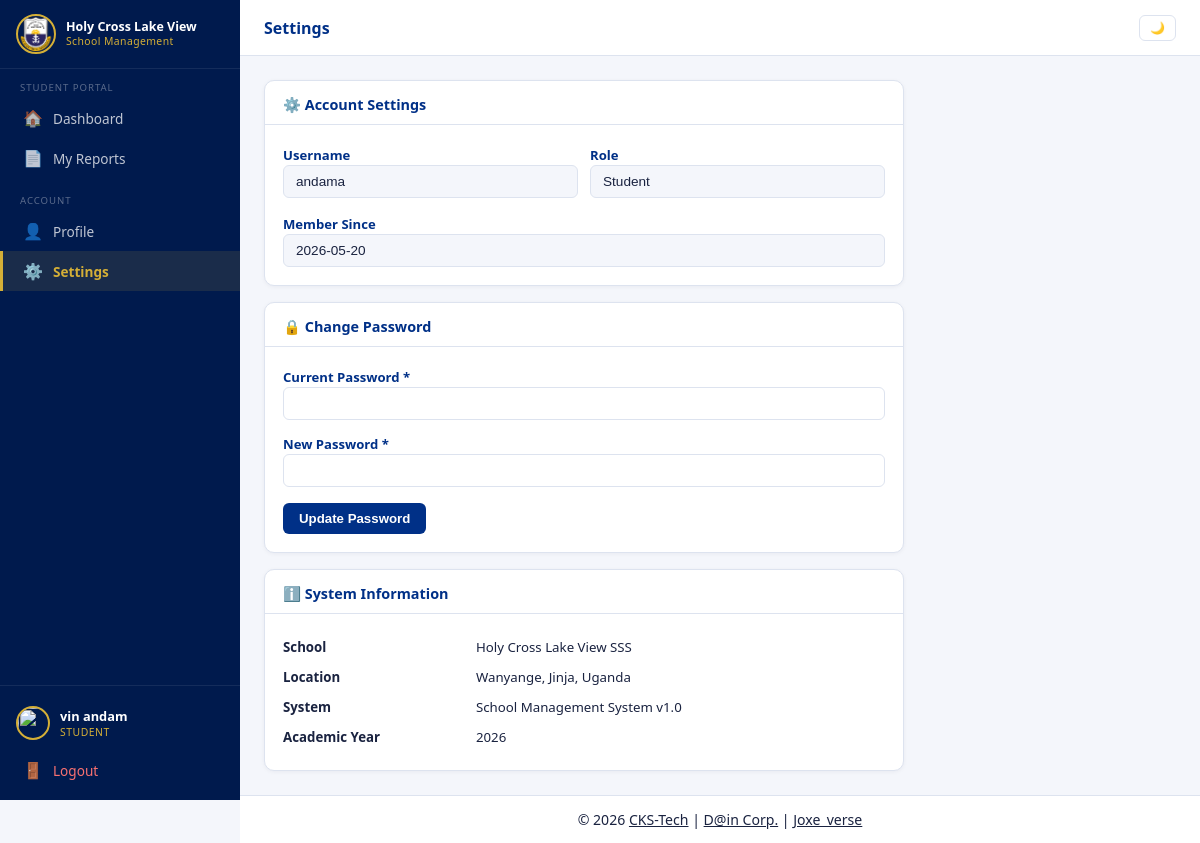
The page /settings (signed in) on the database its author committed.
### tables this page shows
CREATE TABLE users (
            id          INTEGER PRIMARY KEY AUTOINCREMENT,
            username    TEXT UNIQUE NOT NULL,
            password    TEXT NOT NULL,
            role        TEXT NOT NULL,
            full_name   TEXT NOT NULL,
            email       TEXT DEFAULT '',
            phone       TEXT DEFAULT '',
            profile_pic TEXT DEFAULT 'default.png',
            permissions TEXT DEFAULT '{}',
            created_at  TIMESTAMP DEFAULT CURRENT_TIMESTAMP
        , first_name TEXT DEFAULT '', last_name TEXT DEFAULT '', other_names TEXT DEFAULT '');

### app.py (the view)
@app.route('/settings')
@login_required
def settings():
    conn = get_db()
    user = conn.execute("SELECT * FROM users WHERE id=?", (session['user_id'],)).fetchone()
    conn.close()
    return render_template('shared/settings.html', user=user)

### app.py (called while the page is built)
def get_db():
    conn = sqlite3.connect(DATABASE)
    conn.row_factory = sqlite3.Row
    conn.execute("PRAGMA foreign_keys = ON")
    return conn

def login_required(f):
    @wraps(f)
    def deco(*a, **kw):
        if 'user_id' not in session:
            return redirect(url_for('login'))
        return f(*a, **kw)
    return deco

@app.context_processor
def inject_globals():
    return {
        'current_year': datetime.now().year,
        'school_name':  'Holy Cross Lake View SSS',
        'houses':       HOUSES,
    }

### templates/shared/settings.html (shortened to what this page needs)
{% extends "base.html" %}
{% block page_title %}Settings{% endblock %}
{% block content %}
<div style="max-width:640px">
  <div class="card mb-3">
    <div class="card-header"><span class="card-header-title">⚙️ Account Settings</span></div>
    <div class="card-body">
      <div style="display:grid;grid-template-columns:1fr 1fr;gap:12px;margin-bottom:14px">
        <div>
          <label class="form-label">Username</label>
          <input type="text" class="form-control" value="{{ user.username }}" disabled style="background:#f4f6fb">
        </div>
        <div>
          <label class="form-label">Role</label>
          <input type="text" class="form-control" value="{{ user.role|title }}" disabled style="background:#f4f6fb">
        </div>
      </div>
      <div>
        <label class="form-label">Member Since</label>
        <input type="text" class="form-control" value="{{ user.created_at[:10] }}" disabled style="background:#f4f6fb">
      </div>
    </div>
  </div>
  <div class="card mb-3">
    <div class="card-header"><span class="card-header-title">🔒 Change Password</span></div>
    <div class="card-body">
      <form method="POST" action="{{ url_for('profile_update') }}" enctype="multipart/form-data">
        <div style="margin-bottom:12px">
          <label class="form-label">Current Password *</label>
          <input type="password" name="current_password" class="form-control" required>
        </div>
        <div style="margin-bottom:16px">
          <label class="form-label">New Password *</label>
          <input type="password" name="new_password" class="form-control" required minlength="6">
        </div>
        <button type="submit" class="btn btn-primary">Update Password</button>
      </form>
    </div>
  </div>
  <div class="card">
    <div class="card-header"><span class="card-header-title">ℹ️ System Information</span></div>
    <div class="card-body">
      <table class="table" style="font-size:.85rem">
        <tbody>
          <tr><td class="fw-600" style="border:none;padding:6px 0">School</td><td style="border:none;padding:6px 0">Holy Cross Lake View SSS</td></tr>
          <tr><td class="fw-600" style="border:none;padding:6px 0">Location</td><td style="border:none;padding:6px 0">Wanyange, Jinja, Uganda</td></tr>
          <tr><td class="fw-600" style="border:none;padding:6px 0">System</td><td style="border:none;padding:6px 0">School Management System v1.0</td></tr>
          <tr><td class="fw-600" style="border:none;padding:6px 0">Academic Year</td><td style="border:none;padding:6px 0">{{ current_year }}</td></tr>
        </tbody>
      </table>
    </div>
  </div>
</div>
{% endblock %}

### templates/base.html (shortened to what this page needs)
<!DOCTYPE html>
<html lang="en">
<head>
  <link rel="stylesheet" href="{{ url_for('static', filename='css/style.css') }}">
</head>
<body>
{% if session.user_id %}
<aside class="sidebar">
  <a class="sidebar-brand" href="{{ url_for('home') }}">
    <img src="{{ url_for('static', filename='images/logo.png') }}" alt="HCLV Logo">
    <div class="sidebar-brand-text">
      <div class="sidebar-brand-title">Holy Cross Lake View</div>
      <div class="sidebar-brand-sub">School Management</div>
    </div>
  </a>
  {% set role = session.get('role') %}
  {% if role == 'student' %}
  <div class="sidebar-section">
    <div class="sidebar-section-title">Student Portal</div>
    <a href="{{ url_for('student_dashboard') }}" class="nav-link-sidebar {% if request.endpoint=='student_dashboard' %}active{% endif %}">
      <span class="icon">🏠</span> Dashboard
    </a>
    <a href="{{ url_for('student_reports') }}" class="nav-link-sidebar {% if 'report' in request.endpoint %}active{% endif %}">
      <span class="icon">📄</span> My Reports
    </a>
  </div>
  {% endif %}
  <div class="sidebar-section">
    <div class="sidebar-section-title">Account</div>
    <a href="{{ url_for('profile') }}" class="nav-link-sidebar {% if request.endpoint=='profile' %}active{% endif %}">
      <span class="icon">👤</span> Profile
    </a>
    <a href="{{ url_for('settings') }}" class="nav-link-sidebar {% if request.endpoint=='settings' %}active{% endif %}">
      <span class="icon">⚙️</span> Settings
    </a>
  </div>
  <div class="sidebar-bottom">
    <div class="sidebar-user">
      {% set pic = session.get('profile_pic', 'default.png') %}
      <img src="{% if pic and pic != 'default.png' %}{{ url_for('static', filename='uploads/' + pic) }}{% else %}{{ url_for('static', filename='images/logo.png') }}{% endif %}" alt="">
      <div>
        <div class="sidebar-user-name">{{ session.get('full_name', 'User') }}</div>
        <div class="sidebar-user-role">{{ session.get('role', '') }}</div>
      </div>
    </div>
    <a href="{{ url_for('logout') }}" class="nav-link-sidebar" style="color:#f87171">
      <span class="icon">🚪</span> Logout
    </a>
  </div>
</aside>
<div class="main-wrapper">
  <header class="topbar">
    <div class="topbar-title">{% block page_title %}{% endblock %}</div>
    <div class="topbar-actions">{% block topbar_actions %}{% endblock %}
      <button id="theme-toggle" class="btn btn-outline btn-sm" title="Toggle theme">🌙</button>
    </div>
  </header>
  <main class="page-body">
    {% block content %}{% endblock %}
  </main>
  <footer class="site-footer">
    © {{ current_year }} <a href="mailto:kephache55@gmail.com">CKS-Tech</a> | <a href="mailto:ellaish27@gmail.com">D@in Corp.</a> |
    <a href="mailto:piusprince806@gmail.com">Joxe_verse</a>
  </footer>
</div>
{% else %}
{% block content_nolayout %}{% endblock %}
{% endif %}
</body>
</html>

### rows shown on the page
users: get "vin andam", get "STUDENT", username "andama", role "Student", created_at "2026-05-20"
